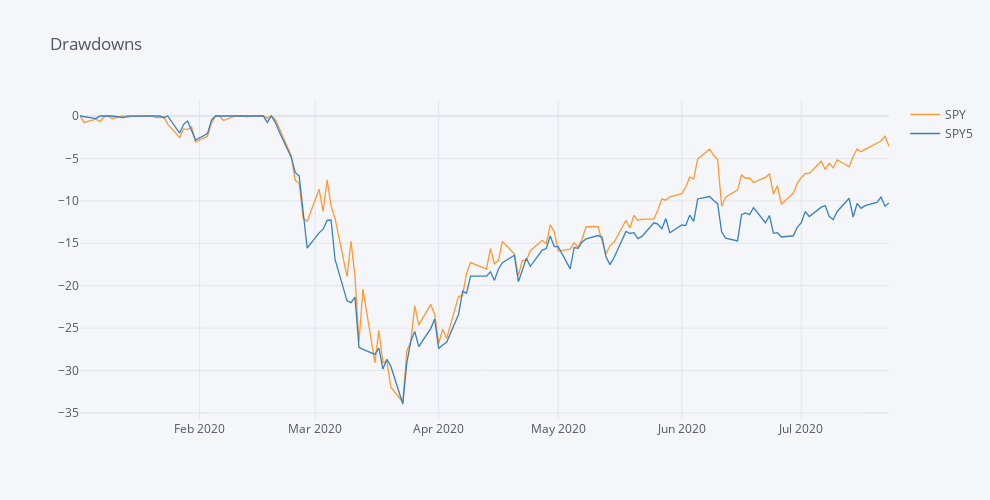

The cell this chart's notebook holds for it:
### Markdown cell above
Quer o SPY5 como o SPY apresentaram quedas de cerca de 34% face aos respectivos máximos e a recuperação foi semelhante até meados de Maio. Nessa altura o USD começou a desvalorizar-se face ao EUR e o SPY começou a apresentar uma recuperação mais forte. A verdade é que embora o S&P 500 esteja próximo de máximos, de um ponto de vista Europeu continua mais de 10% abaixo (ao fecho de ontem). É esse 10% que acaba por nos interessar e que representa a nossa rentabilidade enquanto europeus.

A análise da contribuição do activo ou do efeito câmbial nos retornos e risco de um investimento é algo que deveremos ter em consideração e que, na Future Proof, descriminamos nos relatórios individuais para os nossos clientes.

### Code cell
pa.compute_drawdowns(fundos).iplot(dimensions=pa.dimensions, title='Drawdowns')

### Figure 1 — Plotly figure (JSON) as saved in the notebook; plotly's stock layout.template omitted (floating-point values rounded to 4 significant figures; data arrays with more than 128 entries replaced by an {"elided": "..."} marker saying what was removed)
{"data": [{"line": {"color": "rgba(255, 153, 51, 1.0)", "dash": "solid", "shape": "linear", "width": 1.3}, "mode": "lines", "name": "SPY", "text": "", "type": "scatter", "x": {"elided": "145 str values"}, "y": {"elided": "145 float values"}}, {"line": {"color": "rgba(55, 128, 191, 1.0)", "dash": "solid", "shape": "linear", "width": 1.3}, "mode": "lines", "name": "SPY5", "text": "", "type": "scatter", "x": {"elided": "145 str values"}, "y": {"elided": "145 float values"}}], "layout": {"height": 500, "legend": {"bgcolor": "#F5F6F9", "font": {"color": "#4D5663"}}, "paper_bgcolor": "#F5F6F9", "plot_bgcolor": "#F5F6F9", "title": {"font": {"color": "#4D5663"}, "text": "Drawdowns"}, "width": 990, "xaxis": {"autorange": true, "gridcolor": "#E1E5ED", "range": ["2020-01-02", "2020-07-23"], "showgrid": true, "tickfont": {"color": "#4D5663"}, "title": {"font": {"color": "#4D5663"}, "text": ""}, "type": "date", "zerolinecolor": "#E1E5ED"}, "yaxis": {"autorange": true, "gridcolor": "#E1E5ED", "range": [-35.84, 1.886], "showgrid": true, "tickfont": {"color": "#4D5663"}, "title": {"font": {"color": "#4D5663"}, "text": ""}, "type": "linear", "zerolinecolor": "#E1E5ED"}}}
